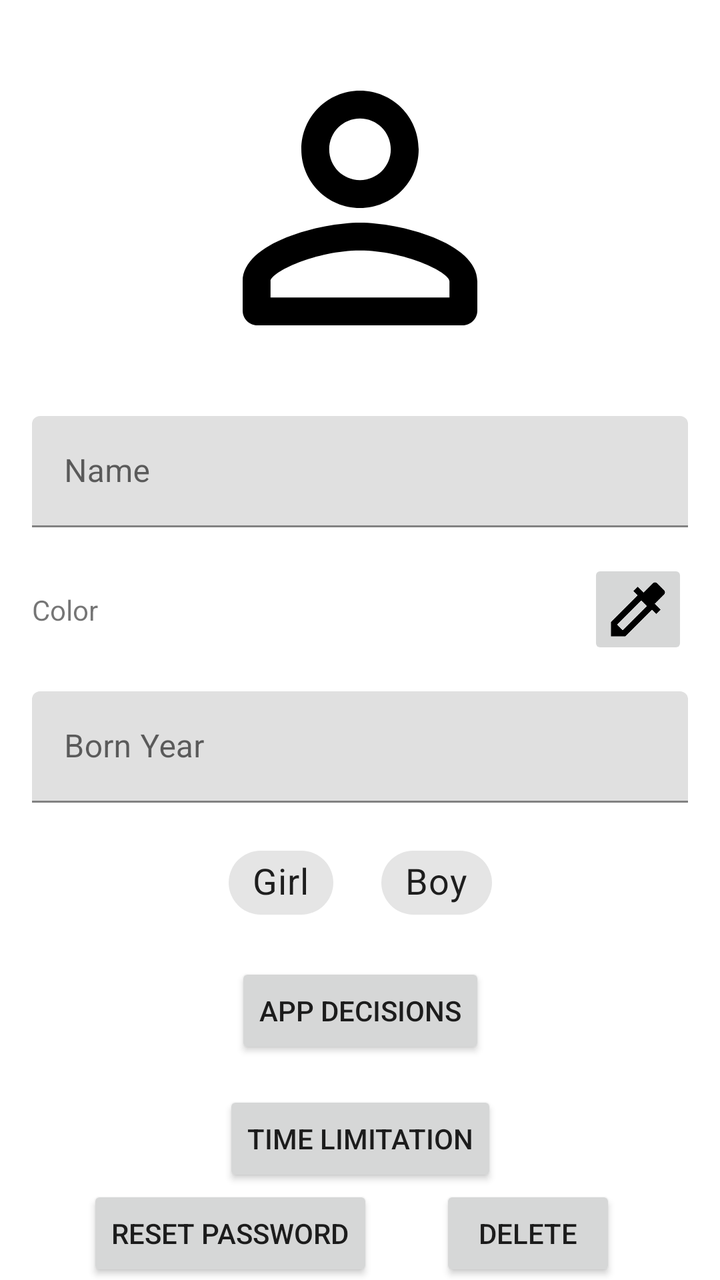
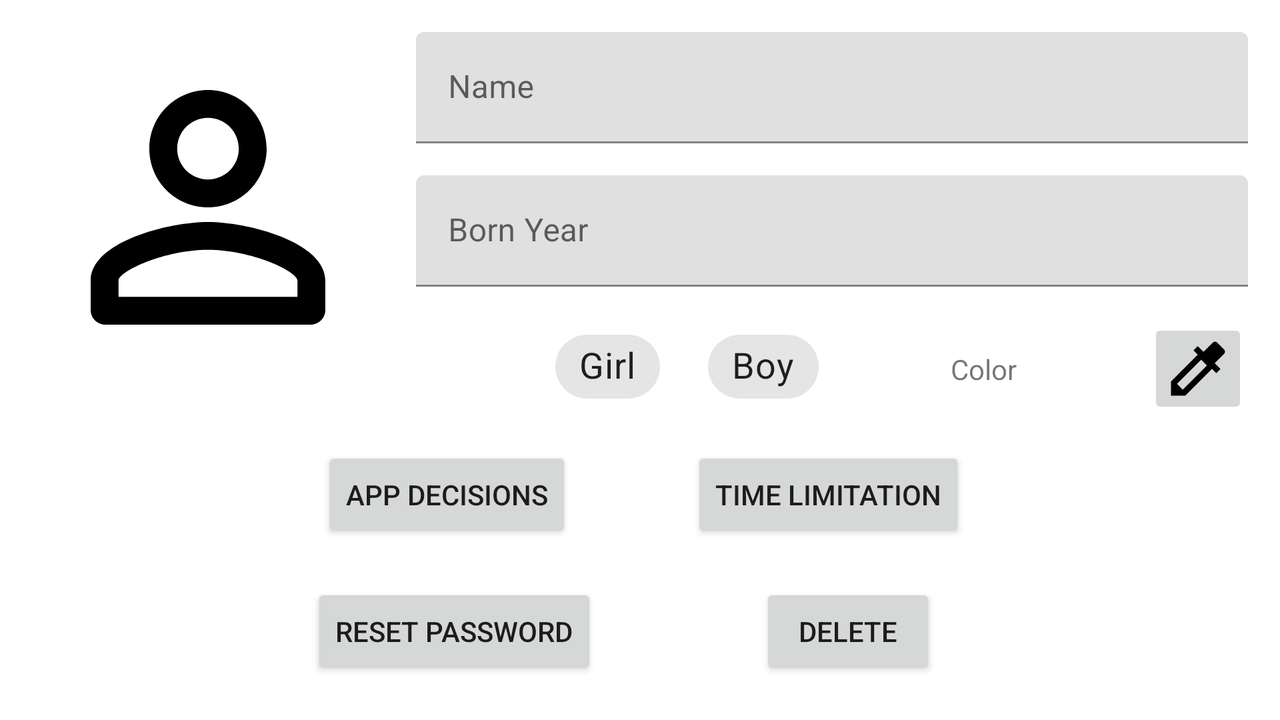

Compare how this app lays out the same screen by default and in its alternative resource folder. The renders come first, then the two layout files and the values they reference.
<!-- AndroidManifest.xml: application theme AppTheme -->
<!-- res/layout/fragment_child.xml -->
<?xml version="1.0" encoding="utf-8"?>
<androidx.constraintlayout.widget.ConstraintLayout xmlns:android="http://schemas.android.com/apk/res/android"
    xmlns:app="http://schemas.android.com/apk/res-auto"
    xmlns:tools="http://schemas.android.com/tools"
    android:layout_width="match_parent"
    android:layout_height="match_parent"
    tools:context=".ui.ChildFragment">

    <ImageView
        android:id="@+id/childImage"
        android:layout_width="0dp"
        android:layout_height="@dimen/about_logo"
        android:layout_margin="@dimen/margin_normal"
        android:src="@drawable/round_person_outline_black_48dp"
        app:layout_constraintEnd_toEndOf="parent"
        app:layout_constraintStart_toStartOf="parent"
        app:layout_constraintTop_toTopOf="parent" />

    <com.google.android.material.textfield.TextInputLayout
        android:id="@+id/textName"
        android:layout_width="match_parent"
        android:layout_height="wrap_content"
        android:layout_margin="@dimen/margin_normal"
        app:layout_constraintEnd_toEndOf="parent"
        app:layout_constraintStart_toStartOf="parent"
        app:layout_constraintTop_toBottomOf="@+id/childImage">

        <com.google.android.material.textfield.TextInputEditText
            android:layout_width="match_parent"
            android:layout_height="wrap_content"
            android:hint="@string/name" />
    </com.google.android.material.textfield.TextInputLayout>

    <ImageButton
        android:id="@+id/btnColorPicker"
        android:layout_width="@dimen/app_list_logo"
        android:layout_height="@dimen/app_list_logo"
        android:layout_margin="@dimen/margin_normal"
        android:src="@drawable/color_picker_black_36dp"
        app:layout_constraintEnd_toEndOf="parent"
        app:layout_constraintTop_toBottomOf="@+id/textName" />

    <TextView
        android:id="@+id/textColorPicker"
        android:layout_width="0dp"
        android:layout_height="wrap_content"
        android:layout_margin="@dimen/margin_normal"
        android:text="@string/color"
        app:layout_constraintBottom_toBottomOf="@+id/btnColorPicker"
        app:layout_constraintEnd_toStartOf="@+id/btnColorPicker"
        app:layout_constraintStart_toStartOf="parent"
        app:layout_constraintTop_toTopOf="@+id/btnColorPicker" />

    <com.google.android.material.textfield.TextInputLayout
        android:id="@+id/textBorn"
        android:layout_width="0dp"
        android:layout_height="wrap_content"
        android:layout_margin="@dimen/margin_normal"
        app:layout_constraintEnd_toEndOf="parent"
        app:layout_constraintStart_toStartOf="parent"
        app:layout_constraintTop_toBottomOf="@+id/btnColorPicker">

        <com.google.android.material.textfield.TextInputEditText
            android:layout_width="match_parent"
            android:layout_height="wrap_content"
            android:hint="@string/born"
            android:inputType="date" />
    </com.google.android.material.textfield.TextInputLayout>

    <com.google.android.material.chip.ChipGroup
        android:id="@+id/chipGender"
        android:layout_width="wrap_content"
        android:layout_height="wrap_content"
        android:layout_margin="@dimen/margin_normal"
        app:chipSpacingHorizontal="@dimen/margin_big"
        app:layout_constraintEnd_toEndOf="parent"
        app:layout_constraintStart_toStartOf="parent"
        app:layout_constraintTop_toBottomOf="@+id/textBorn"
        app:singleLine="false"
        app:singleSelection="true">

        <com.google.android.material.chip.Chip
            android:id="@+id/chipGirl"
            android:layout_width="wrap_content"
            android:layout_height="wrap_content"
            android:checkable="true"
            android:text="@string/girl"
            android:textSize="@dimen/big_text" />

        <com.google.android.material.chip.Chip
            android:id="@+id/chipBoy"
            android:layout_width="wrap_content"
            android:layout_height="wrap_content"
            android:checkable="true"
            android:text="@string/boy"
            android:textSize="@dimen/big_text" />
    </com.google.android.material.chip.ChipGroup>

    <Button
        android:id="@+id/btnAppDecisions"
        android:layout_width="wrap_content"
        android:layout_height="wrap_content"
        android:layout_margin="@dimen/margin_normal"
        android:layout_marginTop="62dp"
        android:text="@string/app_decisions"
        app:layout_constraintEnd_toEndOf="parent"
        app:layout_constraintStart_toStartOf="parent"
        app:layout_constraintTop_toBottomOf="@+id/chipGender" />

    <Button
        android:id="@+id/btnTimeLimitations"
        android:layout_width="wrap_content"
        android:layout_height="wrap_content"
        android:layout_margin="@dimen/margin_normal"
        android:text="@string/time_limitations"
        app:layout_constraintEnd_toEndOf="parent"
        app:layout_constraintStart_toStartOf="parent"
        app:layout_constraintTop_toBottomOf="@+id/btnAppDecisions" />

    <Button
        android:id="@+id/btnResetPassword"
        android:layout_width="wrap_content"
        android:layout_height="wrap_content"
        android:layout_margin="@dimen/margin_normal"
        android:layout_marginTop="62dp"
        android:text="@string/reset_password"
        app:layout_constraintBottom_toBottomOf="parent"
        app:layout_constraintEnd_toEndOf="parent"
        app:layout_constraintHorizontal_bias="0.15"
        app:layout_constraintStart_toStartOf="parent"
        app:layout_constraintTop_toBottomOf="@+id/btnTimeLimitations" />

    <Button
        android:id="@+id/btnDelete"
        android:layout_width="wrap_content"
        android:layout_height="wrap_content"
        android:layout_margin="@dimen/margin_normal"
        android:text="@string/delete"
        app:layout_constraintBottom_toBottomOf="@+id/btnResetPassword"
        app:layout_constraintEnd_toEndOf="parent"
        app:layout_constraintHorizontal_bias="0.85"
        app:layout_constraintStart_toStartOf="parent"
        app:layout_constraintTop_toTopOf="@+id/btnResetPassword" />

</androidx.constraintlayout.widget.ConstraintLayout>
<!-- resources referenced by this layout -->
<resources>
  <dimen name="about_logo">176dp</dimen>
  <dimen name="app_list_logo">50dp</dimen>
  <dimen name="big_text">18sp</dimen>
  <dimen name="margin_big">24dp</dimen>
  <dimen name="margin_normal">16dp</dimen>
  <!-- drawable color_picker_black_36dp (drawable) -->
  <vector android:height="36dp" android:viewportHeight="24.0"
      android:viewportWidth="24.0" android:width="36dp" xmlns:android="http://schemas.android.com/apk/res/android">
      <path android:fillColor="#FF000000" android:pathData="M20.71,5.63l-2.34,-2.34c-0.39,-0.39 -1.02,-0.39 -1.41,0l-3.12,3.12 -1.93,-1.91 -1.41,1.41 1.42,1.42L3,16.25V21h4.75l8.92,-8.92 1.42,1.42 1.41,-1.41 -1.92,-1.92 3.12,-3.12c0.4,-0.4 0.4,-1.03 0.01,-1.42zM6.92,19L5,17.08l8.06,-8.06 1.92,1.92L6.92,19z"/>
  </vector>
  <!-- drawable round_person_outline_black_48dp (drawable) -->
  <?xml version="1.0" encoding="UTF-8" standalone="no"?>
  <vector xmlns:android="http://schemas.android.com/apk/res/android" android:height="48dp" android:tint="#000000" android:viewportHeight="24.0" android:viewportWidth="24.0" android:width="48dp">
      <path android:fillColor="@android:color/white" android:pathData="M12,5.9c1.16,0 2.1,0.94 2.1,2.1s-0.94,2.1 -2.1,2.1S9.9,9.16 9.9,8s0.94,-2.1 2.1,-2.1m0,9c2.97,0 6.1,1.46 6.1,2.1v1.1L5.9,18.1L5.9,17c0,-0.64 3.13,-2.1 6.1,-2.1M12,4C9.79,4 8,5.79 8,8s1.79,4 4,4 4,-1.79 4,-4 -1.79,-4 -4,-4zM12,13c-2.67,0 -8,1.34 -8,4v2c0,0.55 0.45,1 1,1h14c0.55,0 1,-0.45 1,-1v-2c0,-2.66 -5.33,-4 -8,-4z"/>
  </vector>
  <string name="app_decisions">App Decisions</string>
  <string name="born">Born Year</string>
  <string name="boy">Boy</string>
  <string name="color">Color</string>
  <string name="delete">Delete</string>
  <string name="girl">Girl</string>
  <string name="name">Name</string>
  <string name="reset_password">Reset Password</string>
  <string name="time_limitations">Time Limitation</string>
  <style name="AppTheme" parent="Theme.MaterialComponents.Light.DarkActionBar">
          
          <item name="colorPrimary">@color/colorPrimary</item>
          <item name="colorPrimaryDark">@color/colorPrimaryDark</item>
          <item name="colorAccent">@color/colorAccent</item>
      </style>
  <color name="colorPrimary">#6200EE</color>
  <color name="colorPrimaryDark">#3700B3</color>
  <color name="colorAccent">#03DAC5</color>
</resources>
<!-- res/layout-land/fragment_child.xml (the author's variant of the layout above) -->
<!-- drawn on the phone turned sideways -->
<?xml version="1.0" encoding="utf-8"?>
<androidx.constraintlayout.widget.ConstraintLayout xmlns:android="http://schemas.android.com/apk/res/android"
    xmlns:app="http://schemas.android.com/apk/res-auto"
    xmlns:tools="http://schemas.android.com/tools"
    android:layout_width="match_parent"
    android:layout_height="match_parent"
    tools:context=".ui.ChildFragment">

    <ImageView
        android:id="@+id/childImage"
        android:layout_width="@dimen/about_logo"
        android:layout_height="@dimen/about_logo"
        android:layout_margin="@dimen/margin_normal"
        android:src="@drawable/round_person_outline_black_48dp"
        app:layout_constraintBottom_toBottomOf="@+id/chipGender"
        app:layout_constraintStart_toStartOf="parent"
        app:layout_constraintTop_toTopOf="parent" />

    <com.google.android.material.textfield.TextInputLayout
        android:id="@+id/textName"
        android:layout_width="0dp"
        android:layout_height="wrap_content"
        android:layout_margin="@dimen/margin_normal"
        app:layout_constraintEnd_toEndOf="parent"
        app:layout_constraintStart_toEndOf="@+id/childImage"
        app:layout_constraintTop_toTopOf="parent">

        <com.google.android.material.textfield.TextInputEditText
            android:layout_width="match_parent"
            android:layout_height="wrap_content"
            android:hint="@string/name" />
    </com.google.android.material.textfield.TextInputLayout>

    <com.google.android.material.textfield.TextInputLayout
        android:id="@+id/textBorn"
        android:layout_width="0dp"
        android:layout_height="wrap_content"
        android:layout_margin="@dimen/margin_normal"
        app:layout_constraintEnd_toEndOf="parent"
        app:layout_constraintStart_toEndOf="@+id/childImage"
        app:layout_constraintTop_toBottomOf="@+id/textName">

        <com.google.android.material.textfield.TextInputEditText
            android:layout_width="match_parent"
            android:layout_height="wrap_content"
            android:hint="@string/born"
            android:inputType="date" />
    </com.google.android.material.textfield.TextInputLayout>

    <com.google.android.material.chip.ChipGroup
        android:id="@+id/chipGender"
        android:layout_width="wrap_content"
        android:layout_height="wrap_content"
        android:layout_margin="@dimen/margin_normal"
        app:chipSpacingHorizontal="@dimen/margin_big"
        app:layout_constraintEnd_toEndOf="parent"
        app:layout_constraintHorizontal_bias="0.2"
        app:layout_constraintStart_toStartOf="@+id/textBorn"
        app:layout_constraintTop_toBottomOf="@+id/textBorn"
        app:singleLine="false"
        app:singleSelection="true">

        <com.google.android.material.chip.Chip
            android:id="@+id/chipGirl"
            android:layout_width="wrap_content"
            android:layout_height="wrap_content"
            android:checkable="true"
            android:text="@string/girl"
            android:textSize="@dimen/big_text" />

        <com.google.android.material.chip.Chip
            android:id="@+id/chipBoy"
            android:layout_width="wrap_content"
            android:layout_height="wrap_content"
            android:checkable="true"
            android:text="@string/boy"
            android:textSize="@dimen/big_text" />
    </com.google.android.material.chip.ChipGroup>

    <TextView
        android:id="@+id/textColorPicker"
        android:layout_width="0dp"
        android:layout_height="wrap_content"
        android:layout_margin="@dimen/margin_normal"
        android:text="@string/color"
        android:textAlignment="center"
        app:layout_constraintBottom_toBottomOf="@+id/btnColorPicker"
        app:layout_constraintEnd_toStartOf="@+id/btnColorPicker"
        app:layout_constraintStart_toEndOf="@+id/chipGender"
        app:layout_constraintTop_toTopOf="@+id/btnColorPicker" />

    <ImageButton
        android:id="@+id/btnColorPicker"
        android:layout_width="@dimen/app_list_logo"
        android:layout_height="@dimen/app_list_logo"
        android:layout_margin="@dimen/margin_normal"
        android:src="@drawable/color_picker_black_36dp"
        app:layout_constraintEnd_toEndOf="parent"
        app:layout_constraintTop_toBottomOf="@+id/textBorn" />

    <Button
        android:id="@+id/btnAppDecisions"
        android:layout_width="wrap_content"
        android:layout_height="wrap_content"
        android:layout_margin="@dimen/margin_normal"
        android:layout_marginTop="62dp"
        android:text="@string/app_decisions"
        app:layout_constraintEnd_toEndOf="parent"
        app:layout_constraintHorizontal_bias="0.3"
        app:layout_constraintStart_toStartOf="parent"
        app:layout_constraintTop_toBottomOf="@+id/chipGender" />

    <Button
        android:id="@+id/btnTimeLimitations"
        android:layout_width="wrap_content"
        android:layout_height="wrap_content"
        android:layout_margin="@dimen/margin_normal"
        android:text="@string/time_limitations"
        app:layout_constraintEnd_toEndOf="parent"
        app:layout_constraintHorizontal_bias="0.7"
        app:layout_constraintStart_toStartOf="parent"
        app:layout_constraintTop_toBottomOf="@+id/chipGender" />

    <Button
        android:id="@+id/btnResetPassword"
        android:layout_width="wrap_content"
        android:layout_height="wrap_content"
        android:layout_margin="@dimen/margin_normal"
        android:layout_marginTop="62dp"
        android:text="@string/reset_password"
        app:layout_constraintBottom_toBottomOf="parent"
        app:layout_constraintEnd_toEndOf="parent"
        app:layout_constraintHorizontal_bias="0.3"
        app:layout_constraintStart_toStartOf="parent"
        app:layout_constraintTop_toBottomOf="@+id/btnTimeLimitations" />

    <Button
        android:id="@+id/btnDelete"
        android:layout_width="wrap_content"
        android:layout_height="wrap_content"
        android:layout_margin="@dimen/margin_normal"
        android:text="@string/delete"
        app:layout_constraintBottom_toBottomOf="@+id/btnResetPassword"
        app:layout_constraintEnd_toEndOf="parent"
        app:layout_constraintHorizontal_bias="0.7"
        app:layout_constraintStart_toStartOf="parent"
        app:layout_constraintTop_toTopOf="@+id/btnResetPassword" />

</androidx.constraintlayout.widget.ConstraintLayout>
